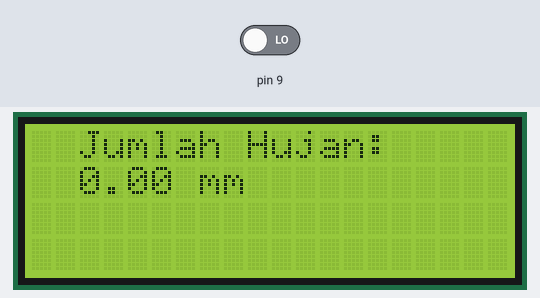
Bench run of a sketch on a simulated Arduino Uno, built with avr-gcc and run on an emulated ATmega328P. Parts: 20×4 character LCD. Inputs (shaded band) come from the test bench; at power-on: pin 9 LOW.

Above: at 4.3 s.
4.4 s: pin 9 driven HIGH
At 6.4 s:
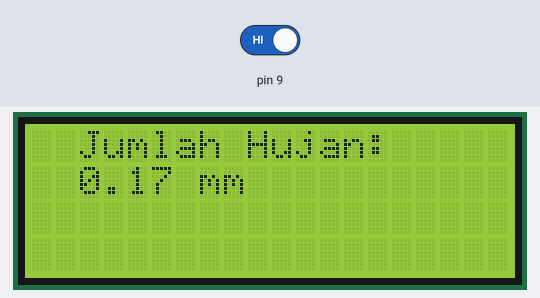
6.7 s: pin 9 driven LOW
At 8.5 s:
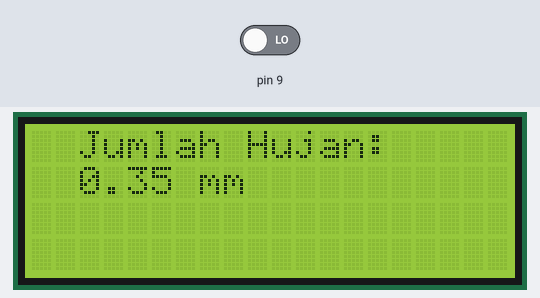
8.8 s: pin 9 driven HIGH
At 9.7 s:
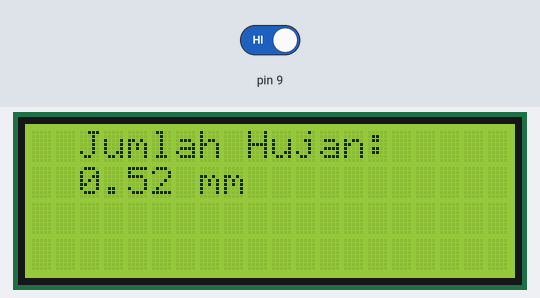
Timing chart, 0 to 11.8 s (numbered marks = the images above; inputs shaded):
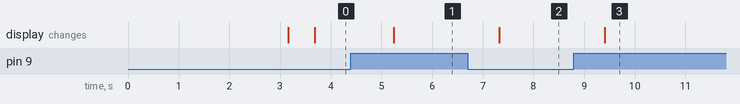

The sketch:

rainGauge.ino
```cpp
#include <Wire.h>
#include <LiquidCrystal_I2C.h>
//merah 5v, hitam gnd, putih pulse
LiquidCrystal_I2C lcd(0x27,20,4);

const float mmPerPulse = 0.173;  //put here the value of rain in mm for each movement of the bucket

float mmTotal = 0;
int sensor = 0;
int keadaanSebelumnya = 0;

void setup() {
  pinMode(9, INPUT);

  lcd.init();
  lcd.init();

  lcd.backlight();

  lcd.setCursor(2,0);
  lcd.print("Sensor Pengukur");
  lcd.setCursor(4,1);
  lcd.print("Curah Hujan");
  lcd.setCursor(7,2);
  lcd.print("RESET");

  delay(3000);

  lcd.clear();
}

void loop() {
  sensor = digitalRead(9);

  if (sensor != keadaanSebelumnya) {
    mmTotal = mmTotal + mmPerPulse;
  }

  delay(500);

  keadaanSebelumnya = sensor;


  lcd.setCursor(2,0);
  lcd.print("Jumlah Hujan:");
  lcd.setCursor(2,1);
  lcd.print(mmTotal);
  lcd.setCursor(7,1);
  lcd.print("mm");
  Serial.println(sensor);
}
```

Measured:
- after the input at 4.4 s, the display: changes after 0.84 s (image 1)
- after the input at 6.7 s, the display: changes after 0.62 s (image 2)
- after the input at 8.8 s, the display: changes after 0.61 s (image 3)
